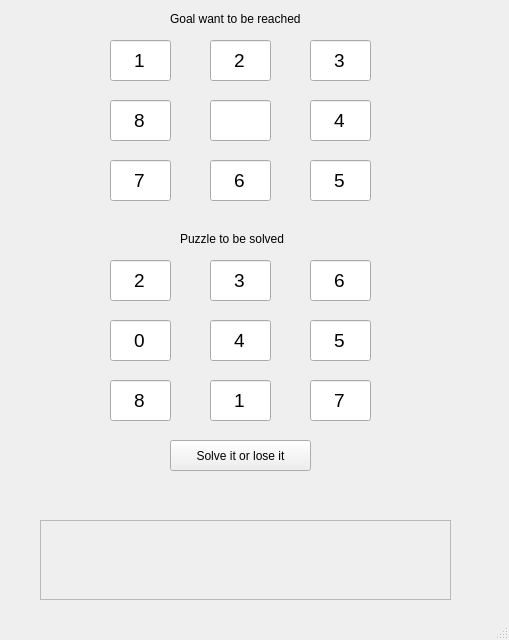
<?xml version="1.0" encoding="UTF-8"?>
<ui version="4.0">
 <class>MainWindow</class>
 <widget class="QMainWindow" name="MainWindow">
  <property name="geometry">
   <rect>
    <x>0</x>
    <y>0</y>
    <width>509</width>
    <height>640</height>
   </rect>
  </property>
  <property name="sizePolicy">
   <sizepolicy hsizetype="Fixed" vsizetype="Fixed">
    <horstretch>0</horstretch>
    <verstretch>0</verstretch>
   </sizepolicy>
  </property>
  <property name="windowTitle">
   <string>simple 8 puzzle solver</string>
  </property>
  <widget class="QWidget" name="centralwidget">
   <widget class="QPushButton" name="resultBtn">
    <property name="geometry">
     <rect>
      <x>170</x>
      <y>440</y>
      <width>141</width>
      <height>31</height>
     </rect>
    </property>
    <property name="text">
     <string>Solve it or lose it</string>
    </property>
   </widget>
   <widget class="QLineEdit" name="R0">
    <property name="geometry">
     <rect>
      <x>110</x>
      <y>40</y>
      <width>61</width>
      <height>41</height>
     </rect>
    </property>
    <property name="font">
     <font>
      <pointsize>14</pointsize>
     </font>
    </property>
    <property name="text">
     <string>1</string>
    </property>
    <property name="alignment">
     <set>Qt::AlignCenter</set>
    </property>
   </widget>
   <widget class="QLineEdit" name="R1">
    <property name="geometry">
     <rect>
      <x>210</x>
      <y>40</y>
      <width>61</width>
      <height>41</height>
     </rect>
    </property>
    <property name="font">
     <font>
      <pointsize>14</pointsize>
     </font>
    </property>
    <property name="text">
     <string>2</string>
    </property>
    <property name="alignment">
     <set>Qt::AlignCenter</set>
    </property>
   </widget>
   <widget class="QLineEdit" name="R2">
    <property name="geometry">
     <rect>
      <x>310</x>
      <y>40</y>
      <width>61</width>
      <height>41</height>
     </rect>
    </property>
    <property name="font">
     <font>
      <pointsize>14</pointsize>
     </font>
    </property>
    <property name="text">
     <string>3</string>
    </property>
    <property name="alignment">
     <set>Qt::AlignCenter</set>
    </property>
   </widget>
   <widget class="QLineEdit" name="R4">
    <property name="geometry">
     <rect>
      <x>210</x>
      <y>100</y>
      <width>61</width>
      <height>41</height>
     </rect>
    </property>
    <property name="font">
     <font>
      <pointsize>14</pointsize>
     </font>
    </property>
    <property name="text">
     <string/>
    </property>
    <property name="alignment">
     <set>Qt::AlignCenter</set>
    </property>
   </widget>
   <widget class="QLineEdit" name="R5">
    <property name="geometry">
     <rect>
      <x>310</x>
      <y>100</y>
      <width>61</width>
      <height>41</height>
     </rect>
    </property>
    <property name="font">
     <font>
      <pointsize>14</pointsize>
     </font>
    </property>
    <property name="text">
     <string>4</string>
    </property>
    <property name="alignment">
     <set>Qt::AlignCenter</set>
    </property>
   </widget>
   <widget class="QLineEdit" name="R3">
    <property name="geometry">
     <rect>
      <x>110</x>
      <y>100</y>
      <width>61</width>
      <height>41</height>
     </rect>
    </property>
    <property name="font">
     <font>
      <pointsize>14</pointsize>
     </font>
    </property>
    <property name="text">
     <string>8</string>
    </property>
    <property name="alignment">
     <set>Qt::AlignCenter</set>
    </property>
   </widget>
   <widget class="QLineEdit" name="R8">
    <property name="geometry">
     <rect>
      <x>310</x>
      <y>160</y>
      <width>61</width>
      <height>41</height>
     </rect>
    </property>
    <property name="font">
     <font>
      <pointsize>14</pointsize>
     </font>
    </property>
    <property name="text">
     <string>5</string>
    </property>
    <property name="alignment">
     <set>Qt::AlignCenter</set>
    </property>
   </widget>
   <widget class="QLineEdit" name="R7">
    <property name="geometry">
     <rect>
      <x>210</x>
      <y>160</y>
      <width>61</width>
      <height>41</height>
     </rect>
    </property>
    <property name="font">
     <font>
      <pointsize>14</pointsize>
     </font>
    </property>
    <property name="text">
     <string>6</string>
    </property>
    <property name="alignment">
     <set>Qt::AlignCenter</set>
    </property>
   </widget>
   <widget class="QLineEdit" name="R6">
    <property name="geometry">
     <rect>
      <x>110</x>
      <y>160</y>
      <width>61</width>
      <height>41</height>
     </rect>
    </property>
    <property name="font">
     <font>
      <pointsize>14</pointsize>
     </font>
    </property>
    <property name="text">
     <string>7</string>
    </property>
    <property name="alignment">
     <set>Qt::AlignCenter</set>
    </property>
   </widget>
   <widget class="QLineEdit" name="P1">
    <property name="geometry">
     <rect>
      <x>210</x>
      <y>260</y>
      <width>61</width>
      <height>41</height>
     </rect>
    </property>
    <property name="font">
     <font>
      <pointsize>14</pointsize>
     </font>
    </property>
    <property name="text">
     <string>3</string>
    </property>
    <property name="alignment">
     <set>Qt::AlignCenter</set>
    </property>
   </widget>
   <widget class="QLineEdit" name="P2">
    <property name="geometry">
     <rect>
      <x>310</x>
      <y>260</y>
      <width>61</width>
      <height>41</height>
     </rect>
    </property>
    <property name="font">
     <font>
      <pointsize>14</pointsize>
     </font>
    </property>
    <property name="text">
     <string>6</string>
    </property>
    <property name="alignment">
     <set>Qt::AlignCenter</set>
    </property>
   </widget>
   <widget class="QLineEdit" name="P5">
    <property name="geometry">
     <rect>
      <x>310</x>
      <y>320</y>
      <width>61</width>
      <height>41</height>
     </rect>
    </property>
    <property name="font">
     <font>
      <pointsize>14</pointsize>
     </font>
    </property>
    <property name="text">
     <string>5</string>
    </property>
    <property name="alignment">
     <set>Qt::AlignCenter</set>
    </property>
   </widget>
   <widget class="QLineEdit" name="P7">
    <property name="geometry">
     <rect>
      <x>210</x>
      <y>380</y>
      <width>61</width>
      <height>41</height>
     </rect>
    </property>
    <property name="font">
     <font>
      <pointsize>14</pointsize>
     </font>
    </property>
    <property name="text">
     <string>1</string>
    </property>
    <property name="alignment">
     <set>Qt::AlignCenter</set>
    </property>
   </widget>
   <widget class="QLineEdit" name="P3">
    <property name="geometry">
     <rect>
      <x>110</x>
      <y>320</y>
      <width>61</width>
      <height>41</height>
     </rect>
    </property>
    <property name="font">
     <font>
      <pointsize>14</pointsize>
     </font>
    </property>
    <property name="text">
     <string>0</string>
    </property>
    <property name="alignment">
     <set>Qt::AlignCenter</set>
    </property>
   </widget>
   <widget class="QLineEdit" name="P8">
    <property name="geometry">
     <rect>
      <x>310</x>
      <y>380</y>
      <width>61</width>
      <height>41</height>
     </rect>
    </property>
    <property name="font">
     <font>
      <pointsize>14</pointsize>
     </font>
    </property>
    <property name="text">
     <string>7</string>
    </property>
    <property name="alignment">
     <set>Qt::AlignCenter</set>
    </property>
   </widget>
   <widget class="QLineEdit" name="P4">
    <property name="geometry">
     <rect>
      <x>210</x>
      <y>320</y>
      <width>61</width>
      <height>41</height>
     </rect>
    </property>
    <property name="font">
     <font>
      <pointsize>14</pointsize>
     </font>
    </property>
    <property name="text">
     <string>4</string>
    </property>
    <property name="alignment">
     <set>Qt::AlignCenter</set>
    </property>
   </widget>
   <widget class="QLineEdit" name="P6">
    <property name="geometry">
     <rect>
      <x>110</x>
      <y>380</y>
      <width>61</width>
      <height>41</height>
     </rect>
    </property>
    <property name="font">
     <font>
      <pointsize>14</pointsize>
     </font>
    </property>
    <property name="text">
     <string>8</string>
    </property>
    <property name="alignment">
     <set>Qt::AlignCenter</set>
    </property>
   </widget>
   <widget class="QLineEdit" name="P0">
    <property name="geometry">
     <rect>
      <x>110</x>
      <y>260</y>
      <width>61</width>
      <height>41</height>
     </rect>
    </property>
    <property name="font">
     <font>
      <pointsize>14</pointsize>
     </font>
    </property>
    <property name="text">
     <string>2</string>
    </property>
    <property name="alignment">
     <set>Qt::AlignCenter</set>
    </property>
   </widget>
   <widget class="QLabel" name="label">
    <property name="geometry">
     <rect>
      <x>170</x>
      <y>10</y>
      <width>151</width>
      <height>18</height>
     </rect>
    </property>
    <property name="text">
     <string>Goal want to be reached</string>
    </property>
   </widget>
   <widget class="QLabel" name="label_2">
    <property name="geometry">
     <rect>
      <x>180</x>
      <y>230</y>
      <width>121</width>
      <height>18</height>
     </rect>
    </property>
    <property name="text">
     <string>Puzzle to be solved</string>
    </property>
   </widget>
   <widget class="QLabel" name="resultL1">
    <property name="geometry">
     <rect>
      <x>90</x>
      <y>480</y>
      <width>321</width>
      <height>18</height>
     </rect>
    </property>
    <property name="layoutDirection">
     <enum>Qt::LeftToRight</enum>
    </property>
    <property name="text">
     <string/>
    </property>
    <property name="alignment">
     <set>Qt::AlignCenter</set>
    </property>
   </widget>
   <widget class="QLabel" name="resultL2">
    <property name="geometry">
     <rect>
      <x>90</x>
      <y>500</y>
      <width>321</width>
      <height>18</height>
     </rect>
    </property>
    <property name="text">
     <string/>
    </property>
   </widget>
   <widget class="QScrollArea" name="scrollArea">
    <property name="geometry">
     <rect>
      <x>40</x>
      <y>520</y>
      <width>411</width>
      <height>80</height>
     </rect>
    </property>
    <property name="widgetResizable">
     <bool>true</bool>
    </property>
    <widget class="QWidget" name="scrolWidget">
     <property name="geometry">
      <rect>
       <x>0</x>
       <y>0</y>
       <width>407</width>
       <height>76</height>
      </rect>
     </property>
    </widget>
   </widget>
  </widget>
  <widget class="QMenuBar" name="menubar">
   <property name="geometry">
    <rect>
     <x>0</x>
     <y>0</y>
     <width>509</width>
     <height>30</height>
    </rect>
   </property>
  </widget>
  <widget class="QStatusBar" name="statusbar"/>
 </widget>
 <resources/>
 <connections/>
</ui>
